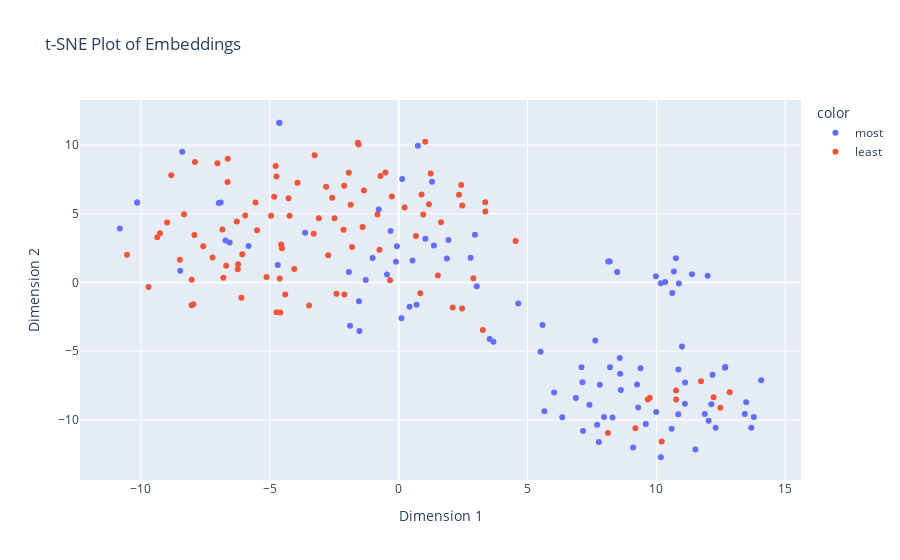

The code cell stored with this chart in its notebook:
### Code cell
import ast
import pandas as pd
import numpy as np
from sklearn.manifold import TSNE
import plotly.express as px


df_1 = pd.read_csv("../metadata/merged_metadata_popularity_features.csv")
df_1['url'] = df_1['url'].astype(str).apply(str.strip)

df_2 = pd.read_csv("../metadata/embeddings_transcript.csv")
df_2['url'] = df_2['url'].astype(str).apply(str.strip)

df = pd.merge(df_1, df_2, on="url")

most = df.sort_values(by="log_Beautiful_views_norm", ascending=False)[
    ['log_Funny_views_norm', 'views', 'log_views_norm', 'Funny', 'title', 'features_embedding_mean', 'embeddings']].iloc[:100, :]
least = df.sort_values(by="log_Beautiful_views_norm", ascending=False)[
    ['log_Funny_views_norm', 'views', 'log_views_norm', 'Funny', 'title', 'features_embedding_mean', 'embeddings']].iloc[-100:, :]

# Compute t-SNE transformation
embeddings_audio_most = np.array([ast.literal_eval(emb) for emb in most['features_embedding_mean']])
embeddings_audio_least = np.array([ast.literal_eval(emb) for emb in least['features_embedding_mean']])
embeddings_audio = np.concatenate([embeddings_audio_most, embeddings_audio_least], axis=0)

embeddings_text_most = np.array([ast.literal_eval(emb) for emb in most['embeddings']])
embeddings_text_least = np.array([ast.literal_eval(emb) for emb in least['embeddings']])
embeddings_text = np.concatenate([embeddings_text_most, embeddings_text_least], axis=0)

embeddings_all = np.concatenate([embeddings_audio, embeddings_text], axis=-1)
colors = ["most"]*len(embeddings_audio_most) + ["least"]*len(embeddings_audio_least)

tsne = TSNE(n_components=2, random_state=42)
embeddings_2d = tsne.fit_transform(embeddings_audio)

# Create a DataFrame for Plotly
df_embeddings = pd.DataFrame(embeddings_2d, columns=['Dimension 1', 'Dimension 2'])

# Plot using Plotly Express
fig = px.scatter(df_embeddings, x='Dimension 1', y='Dimension 2', title='t-SNE Plot of Embeddings', color=colors)
fig.show()

### Figure 1 — Plotly figure (JSON) as saved in the notebook; plotly's stock layout.template omitted (floating-point values rounded to 4 significant figures)
{"data": [{"hovertemplate": "color=most<br>Dimension 1=%{x}<br>Dimension 2=%{y}<extra></extra>", "legendgroup": "most", "marker": {"color": "#636efa", "symbol": "circle"}, "mode": "markers", "name": "most", "orientation": "v", "showlegend": true, "x": [1.296, 9.981, 8.593, 12.66, 11.38, -1.932, -1.89, 10.34, 0.7444, 6.032, -6.906, 8.578, 10.76, 11.99, 7.131, 13.78, 12.67, 9.293, 0.423, 3.531, 8.478, 11.11, 4.641, 10.62, 7.628, 10.85, -0.3155, -1.539, 2.96, 0.1072, 8.2, 6.876, 7.701, 13.43, 13.49, 7.766, -6.983, 10.59, -1.279, -1.014, -10.14, 10.87, 12.03, 8.188, 8.133, -0.1043, 13.68, 10.68, -10.15, -5.825, 0.6943, 10.99, -4.63, -8.399, 8.298, -4.635, 5.656, 1.036, 3.029, -8.476, 14.07, 7.969, 2.792, 9.385, 0.5362, 9.25, -10.82, 12.3, -6.558, -0.4542, 10.17, 8.621, 9.588, 7.403, 11.51, -0.07035, 11.88, -0.7761, 10.86, -4.69, 9.991, 10.17, 12.13, 11.11, 12.18, 0.1364, 5.506, 1.87, 1.934, 7.805, 7.093, -6.717, 3.677, 9.098, -1.524, 6.348, 5.58, 7.151, 1.366, -3.631], "xaxis": "x", "y": [7.323, 0.4541, -6.641, -6.196, 0.6023, 0.7698, -3.152, 0.03556, 9.94, -7.997, 5.811, -5.497, 1.765, 0.4863, -7.257, -9.788, -6.147, -9.1, -1.767, -4.115, 0.7596, -8.819, -1.537, -0.7621, -4.227, -9.59, 3.749, -1.359, 3.475, -2.597, -6.17, -8.403, -10.36, -9.564, -8.716, -11.6, 5.784, -10.64, 0.1825, 1.776, 5.824, -0.07291, -10.06, 1.53, 1.524, 1.5, -10.57, 0.7909, 5.813, 2.654, -1.616, -4.657, 11.6, 9.504, -9.827, 11.62, -9.372, 3.19, -0.2813, 0.8496, -7.11, -9.781, 1.799, -6.245, 1.604, -7.42, 3.93, -10.57, 2.916, 0.5802, -12.72, -7.83, -10.3, -8.896, -12.15, 2.635, -9.564, 5.314, -6.325, 1.275, -9.431, -0.05532, -8.863, -7.285, -6.718, 7.534, -5.036, 1.748, 3.094, -7.445, -6.166, 3.047, -4.312, -12.0, -3.531, -9.801, -3.086, -10.81, 2.681, 3.626], "yaxis": "y", "type": "scatter"}, {"hovertemplate": "color=least<br>Dimension 1=%{x}<br>Dimension 2=%{y}<extra></extra>", "legendgroup": "least", "marker": {"color": "#EF553B", "symbol": "circle"}, "mode": "markers", "name": "least", "orientation": "v", "showlegend": true, "x": [9.187, 12.48, -7.903, 12.85, -6.244, -5.127, -3.926, -1.557, -6.069, 1.176, -1.861, -5.494, 0.9522, -4.774, -3.261, -5.955, -6.84, -0.2642, -0.3336, -6.282, 2.465, -4.832, 12.22, -9.368, -2.734, -5.555, -2.114, -6.805, -7.032, 4.538, -6.105, 2.899, -1.811, 3.263, -4.593, -0.7065, -7.584, 10.76, -8.031, 11.73, -6.693, -1.935, 10.77, -4.403, -6.641, 2.342, -8.329, -2.414, -2.139, -4.742, -3.296, -4.952, -8.036, 1.642, 0.8871, -4.561, -1.35, -4.742, -8.825, -4.531, 1.241, -4.274, -6.229, 9.742, -2.579, -3.099, -2.816, 0.6685, -0.7441, -8.493, -7.927, 3.361, -3.478, 10.21, -2.491, -8.987, -4.051, -2.106, 9.665, -0.5106, 3.358, -4.232, -7.223, 0.8385, -9.262, 2.097, 0.23, 8.12, -4.619, 1.522, -1.583, -7.968, -10.54, 2.461, 2.426, -0.8229, -1.401, -6.632, -9.708, 1.031], "xaxis": "x", "y": [-10.6, -9.11, 8.768, -7.984, 0.9671, 0.3975, 7.248, 10.04, 2.056, 5.689, 5.66, 3.801, 4.953, 8.466, 9.259, 4.879, 3.861, 6.252, 0.1584, 4.441, 5.6, 6.233, -8.345, 3.293, 1.98, 5.812, 7.039, 0.3382, 8.673, 3.018, -1.113, 0.2994, 2.587, -3.451, -2.189, 7.74, 2.642, -7.864, 0.2026, -7.194, 1.209, 7.974, -8.517, -0.8759, 7.313, 6.389, 4.959, -0.8284, 3.84, -2.175, 3.538, 4.855, -1.662, 4.373, 6.405, 2.763, 6.695, 7.717, 7.797, 2.488, 7.935, 6.124, 1.32, -8.385, 6.173, 4.68, 6.972, 3.383, 2.377, 1.656, 3.454, 5.167, -1.668, -11.58, 4.678, 4.365, 0.9753, -0.8788, -8.508, 7.997, 5.844, 4.853, 1.816, -0.7809, 3.573, -1.813, 5.458, -10.95, 0.2918, 0.5112, 10.17, -1.582, 2.011, -1.896, 7.095, 4.942, 4.04, 8.998, -0.3261, 10.24], "yaxis": "y", "type": "scatter"}], "layout": {"xaxis": {"anchor": "y", "domain": [0.0, 1.0], "title": {"text": "Dimension 1"}}, "yaxis": {"anchor": "x", "domain": [0.0, 1.0], "title": {"text": "Dimension 2"}}, "legend": {"title": {"text": "color"}, "tracegroupgap": 0}, "title": {"text": "t-SNE Plot of Embeddings"}}}
